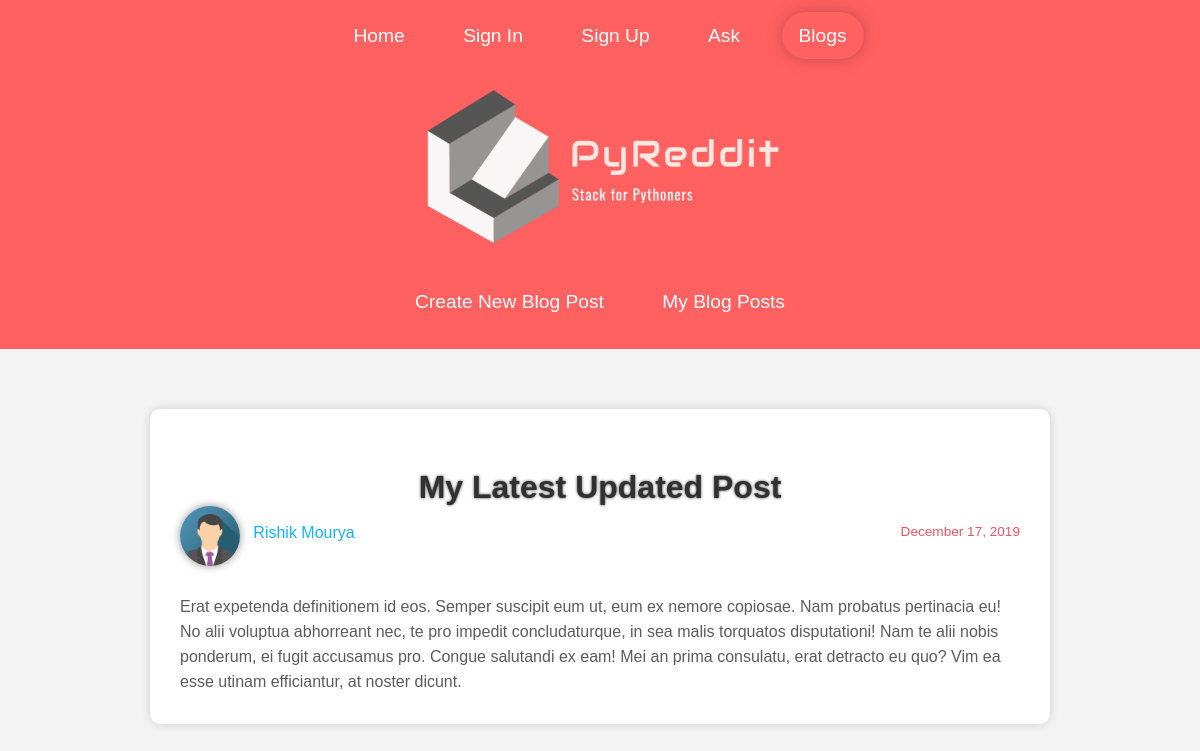
Screenshot of /blog/28/ with the database file from the repository.
### Website/models.py (models this page shows, shortened)
class Post(models.Model):
    title = models.CharField(max_length = 50)
    description = models.CharField(max_length = 300)
    content = models.TextField()
    date_posted = models.DateTimeField(default = timezone.now)
    author = models.ForeignKey(User, on_delete = models.CASCADE)

### Users/models.py (models this page shows, shortened)
class Account(models.Model):
    user = models.OneToOneField(User, on_delete = models.CASCADE)
    image = models.ImageField(default = 'default.png', upload_to = 'profiles')

### Website/views.py (the view)
# urls.py: path('blog/<int:pk>/', PostDetailView.as_view(), name = 'website-postdetail'),
class PostDetailView(DetailView):
    model = Post
    def get_context_data(self, **kwargs):
        context = super(PostDetailView, self).get_context_data(**kwargs)
        context['title'] = 'Blogs'
        context['active'] = 'blogs'
        return context

### Website/templates/Website/post_detail.html (shortened to what this page needs)
{% extends "Website/layout.html" %}
{% load static %}
{% block content %}
    <div class="container">
        <h1>{{ object.title }}</h1>
        <a class="card-author" href="{% url 'website-userposts' object.author.username %}">
            <img src="{{ object.author.account.image.url }}" class="author-profile">
            <br>
            <p class="name">&nbsp;&nbsp;&nbsp;{{ object.author.first_name }}&nbsp{{ object.author.last_name }}</p>
        </a>
        <p class="date">{{ object.date_posted|date:"F d, Y" }}</p>
        <div class="content">
            <br><br>
            <p>{{ object.content }}</p>
        </div>
    </div>
{% endblock content %}

### Website/static/Website/layout.css (style rules this page uses)
* { margin: 0; padding: 0; font-family: sans-serif; }
body { background-color: #f3f3f3; padding-bottom: 100px; }
h1 { color: #313131; text-shadow: 0 0 3px #444444; text-align: center; margin-top: 30px; }
.container { width: 70%; margin: auto; margin-top: 60px; margin-bottom: 60px; padding: 30px; background-color: #fff; border-radius: 10px; box-shadow: 0px 0px 10px #cecece; }
.content { margin-top: 20px; color: #5c5c5c; font-size: 100%; line-height: 25px; }
.date { float: right; color: #f54e64; font-size: 85%; }
.author-profile { float: left; width: 60px; height: 60px; border-radius: 50%; box-shadow: 0 0 8px #929292; -webkit-transition: 0.3s; transition: 0.3s; }
.name { float: left; color: #11b4ff; -webkit-transition: 0.3s; transition: 0.3s; }

### rows the page displays
Post: title "My Latest Updated Post", author.account.image (placeholder picture), author.first_name "Rishik", author.last_name "Mourya", date_posted "December 17, 2019", content "Erat expetenda definitionem id eos. Semper suscipit eum ut, eum ex nemore copiosae. Nam probatus pertinacia eu! No alii voluptua abhorreant nec, te pro impedit concludaturque, in sea malis torquatos disputationi! Nam te alii nobis ponderum, ei fugit accusamus pro. Congue salutandi ex eam! Mei an prima consulatu, erat detracto eu quo? Vim ea esse utinam efficiantur, at noster dicunt."
